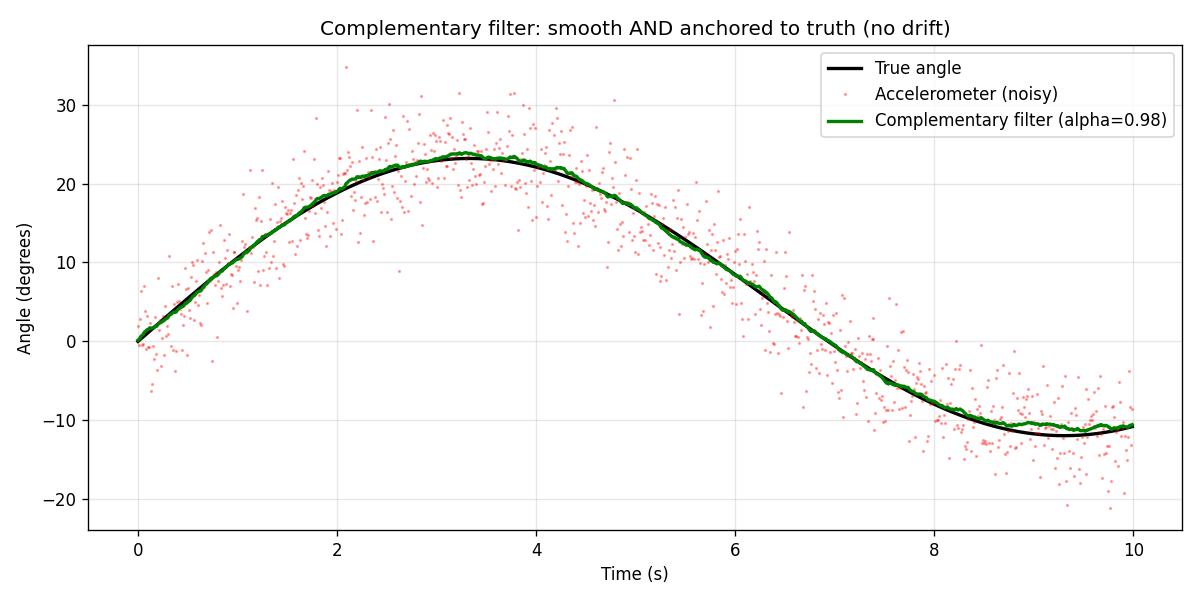

This chart was generated by the following Python code:
"""
Step 3: The Complementary Filter.

The simplest possible sensor fusion. The idea:
- Trust the gyro-integrated angle in the SHORT term (it's smooth, low noise)
- But keep "pulling" the estimate back toward the accelerometer reading
  slowly, so long-term drift gets corrected.

This is a weighted average that leans on each sensor's strength:

    angle = alpha * (angle_prev + gyro_rate * dt) + (1 - alpha) * accel_angle

alpha close to 1 (e.g. 0.98) means: trust the gyro's short-term smoothness a
lot, but still let 2% of the accelerometer reading "correct" it every step.
"""

import numpy as np
import matplotlib
matplotlib.use("Agg")
import matplotlib.pyplot as plt

data = np.load("/home/claude/imu_fusion/simulated_data.npz")
t, true_angle, accel_angle, gyro_rate, dt = (
    data["t"], data["true_angle"], data["accel_angle"], data["gyro_rate"], data["dt"]
)

alpha = 0.98
comp_angle = np.zeros_like(t)
angle = 0.0
for i in range(len(t)):
    angle = alpha * (angle + gyro_rate[i] * dt) + (1 - alpha) * accel_angle[i]
    comp_angle[i] = angle

# --- Plot comparison ---
plt.figure(figsize=(10, 5))
plt.plot(t, true_angle, "k-", linewidth=2, label="True angle")
plt.plot(t, accel_angle, "r.", markersize=2, alpha=0.3, label="Accelerometer (noisy)")
plt.plot(t, comp_angle, "g-", linewidth=2, label=f"Complementary filter (alpha={alpha})")
plt.xlabel("Time (s)")
plt.ylabel("Angle (degrees)")
plt.title("Complementary filter: smooth AND anchored to truth (no drift)")
plt.legend()
plt.grid(alpha=0.3)
plt.tight_layout()
plt.savefig("/home/claude/imu_fusion/03_complementary_filter.png", dpi=120)
print("Saved plot: 03_complementary_filter.png")

rmse = np.sqrt(np.mean((comp_angle - true_angle) ** 2))
rmse_accel_only = np.sqrt(np.mean((accel_angle - true_angle) ** 2))
print(f"\nRMSE - accelerometer only: {rmse_accel_only:.2f} degrees")
print(f"RMSE - complementary filter: {rmse:.2f} degrees")
print(f"Improvement: {(1 - rmse/rmse_accel_only)*100:.0f}% lower error than raw accelerometer")
